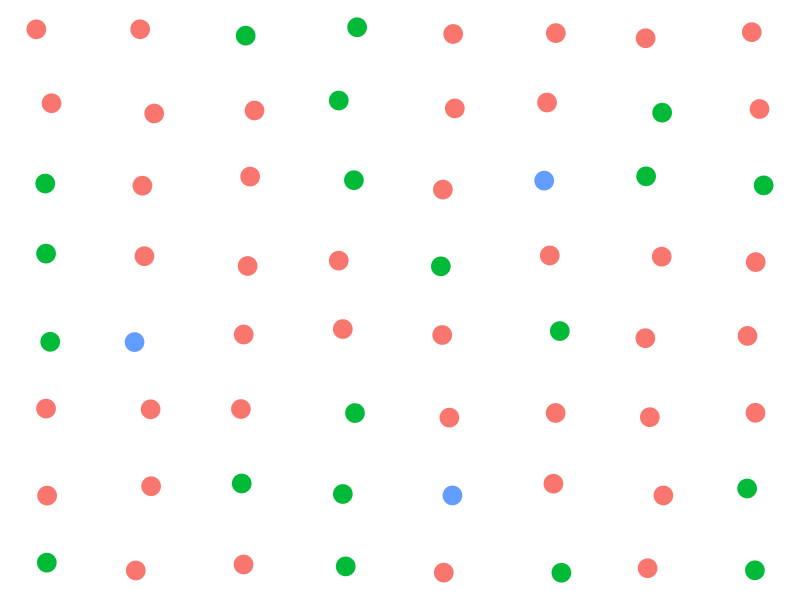

Here is the R script that generated this plot:
## ---- chunk 1
#tracking-review_files/figure-html/unnamed-chunk-3-1.png 
library(ggplot2)
library(tibble)
pts<- expand.grid(x = seq(2,16,2), y = seq(2,16,2), type = c("distractor"))
jittr<-.4
pts$x <- pts$x + runif(length(pts$x))*jittr-jittr/2
pts$y <- pts$y + runif(length(pts$y))*jittr-jittr/2
pts$type <- as.character(pts$type)
pts$type[c(1,4,6,8,11,12,13,16,20,25,26,30,33,37,41,44,47,48,52,55,59,60)] <- "distractor2"
pts$type[c(13,26,46)] <- "target"

ymin<-600; ymax<-2000
ggplot(pts,aes(x=x,y=y, color=type)) + geom_point(size=6)  +  theme_void() + theme(legend.position = "none")
#+ ylim(ymin,ymax)
